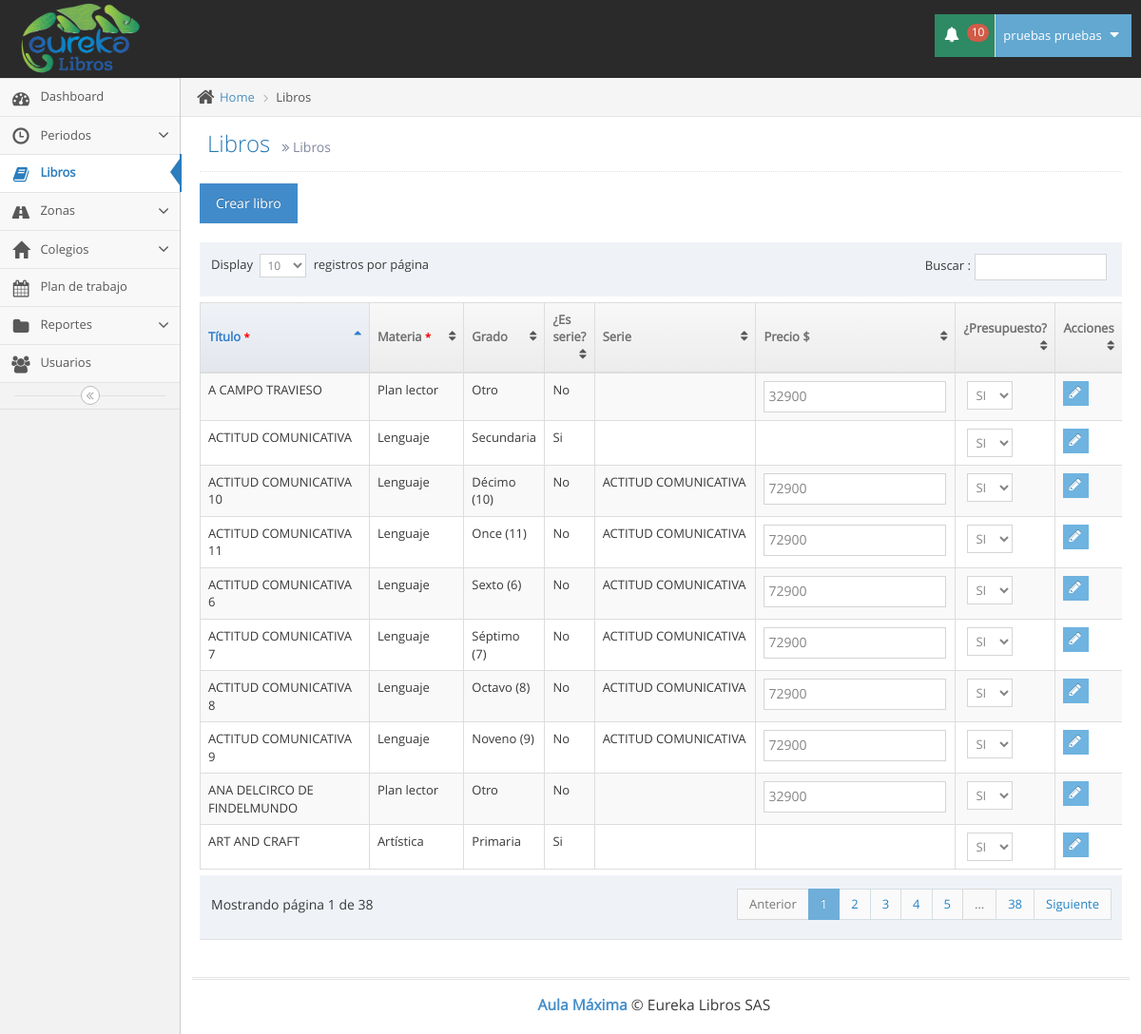
The app's page /libros.php (signed in) with its own data.
### tables this page shows
CREATE TABLE `usuarios` (
  `id` int(11) NOT NULL,
  `tipo` int(11) NOT NULL,
  `id_pais` int(11) NOT NULL,
  `cedula` varchar(12) NOT NULL,
  `nombres` varchar(100) NOT NULL,
  `apellidos` varchar(100) NOT NULL,
  `telefono` varchar(12) NOT NULL,
  `direccion` varchar(100) NOT NULL,
  `correo` varchar(100) NOT NULL,
  `clave` varchar(100) NOT NULL,
  `cod_zona` varchar(10) NOT NULL
);

CREATE TABLE `libros` (
  `id` int(11) NOT NULL,
  `id_materia` int(11) NOT NULL,
  `id_grado` int(11) NOT NULL,
  `libro` varchar(200) NOT NULL,
  `precio` decimal(10,0) NOT NULL,
  `pri_sec` int(11) NOT NULL,
  `presupuesto` int(1) NOT NULL,
  `columna` int(11) NOT NULL
);

CREATE TABLE `materias` (
  `id` int(11) NOT NULL,
  `materia` varchar(100) NOT NULL
);

CREATE TABLE `grados` (
  `id` int(11) NOT NULL,
  `grado` varchar(20) NOT NULL
);

### libros.php (the view, shortened to what this page needs)
<!DOCTYPE html>
<html lang="es">
	<head>
		<link rel="stylesheet" href="assets/css/bootstrap.min.css" />
		<link rel="stylesheet" href="assets/font-awesome/4.5.0/css/font-awesome.min.css" />
		<link rel="stylesheet" href="assets/css/jquery-ui.min.css" />
		<link rel="stylesheet" href="assets/css/bootstrap-datepicker3.min.css" />
		<link href="assets/js/dataTables/dataTables.bootstrap.css" rel="stylesheet" />
		<link rel="stylesheet" href="assets/css/ace.min.css" class="ace-main-stylesheet" id="main-ace-style" />
		<link rel="stylesheet" href="assets/css/ace-skins.min.css" />
		<link rel="stylesheet" href="assets/css/ace-rtl.min.css" />
	</head>
	<body class="no-skin">
		<?php include("template/nav.php"); ?>
		<div class="main-container ace-save-state" id="main-container">
			<?php include("template/sidebar.php"); ?>
			<div class="main-content">
				<div class="main-content-inner">
					<div class="breadcrumbs ace-save-state" id="breadcrumbs">
						<ul class="breadcrumb">
							<li>
								<i class="ace-icon fa fa-home home-icon"></i>
								<a href="#">Home</a>
							</li>
							<li class="active">Libros</li>
						</ul>
					</div>
					<div class="page-content">
						<div class="page-header">
							<h1>
								Libros
								<small>
									<i class="ace-icon fa fa-angle-double-right"></i>
									Libros
								</small>
							</h1>
						</div>
						<div class="row">
							<div class="col-xs-12">
							<button class="btn btn-primary" data-toggle="modal" data-target="#ModalAdd">Crear libro</button><br><br>
							<?php
                                include("conexion/bdd.php");
                                $sql = "SELECT l.id,l.libro, l.id_grado, l.pri_sec, l.precio, l.pri_sec, l.presupuesto, m.materia, g.grado FROM libros l JOIN materias m ON l.id_materia=m.id JOIN grados g ON l.id_grado=g.id";
								$req = $bdd->prepare($sql);
								$req->execute();
								$libros = $req->fetchAll();
                            ?>
                            <div class="table-responsive">
                                <table class="table table-striped table-bordered table-hover" id="dataTables-example">
                                    <thead>
                                        <tr>
                                            <th>Título <small style="color: red;">*</small></th>
                                            <th>Materia <small style="color: red;">*</small></th>
                                            <th>Grado</th>
                                            <th>¿Es serie?</th>
                                            <th>Serie</th>
                                            <th>Precio $</th>
                                            <th>¿Presupuesto?</th>
                                            <th>Acciones</th>
                                        </tr>
                                    </thead>
                                    <tbody>
                                        <?php
                                        	foreach($libros as $libro) {
                                            	   $sql_serie = "SELECT libro FROM libros WHERE id='".$libro["pri_sec"]."'";
													$req_serie = $bdd->prepare($sql_serie);
													$req_serie->execute();
													$serie = $req_serie->fetch();
                                                echo'<tr class="odd gradeX">';
                                                echo '<form action="php/modificar_libro.php" method="POST">';
                                                echo'<td class="">'.$libro["libro"].'</td>';
                                                echo'<td class="">'.$libro["materia"].'</td>';
                                                echo'<td class="">'.$libro["grado"].'</td>';
                                                if ($libro["id_grado"] == 15 || $libro["id_grado"] == 16) {
                                                	echo'<td class="">Si</td>';
                                                } else {
                                                	echo'<td class="">No</td>';
                                                }
                                                echo'<td class="">'.$serie["libro"].'</td>';
                                                 if ($libro["id_grado"] == 15 || $libro["id_grado"] == 16) {
                                                 	echo'<td class=""></td>';
                                                 }else {
                                                 	echo'<td class=""><input type="number" name="precio" value="'.$libro["precio"].'" size="5" required></td>';
                                                 }
                                                 if ($libro["presupuesto"]==1) {
                                                 	echo'<td class=""> <select name="presupuesto" id="" required>
														<option value="1" selected>SI</option>
														<option value="0">No</option>
                                                 	</select></td>';
                                                 }else {
                                                 	echo'<td class=""> <select name="presupuesto" id="" required>
														<option value="1">SI</option>
														<option value="0" selected>No</option>
                                                 	</select></td>';
                                                 }
                                                echo '<td>
														<div class="hidden-sm hidden-xs btn-group">
															<button class="btn btn-xs btn-info">
																<i class="ace-icon fa fa-pencil bigger-120"></i>
															</button>
														</div>
														<div class="hidden-md hidden-lg">
															<div class="inline pos-rel">
																<a class="btn btn-minier btn-primary dropdown-toggle" data-toggle="dropdown" data-position="auto">
																	<i class="ace-icon fa fa-cog icon-only bigger-110"></i>
																</a>
																<ul class="dropdown-menu dropdown-only-icon dropdown-yellow dropdown-menu-right dropdown-caret dropdown-close">
																	<li>
																		<button class="tooltip-success" data-rel="tooltip" title="Edit">
																			<span class="green">
																				<i class="ace-icon fa fa-pencil-square-o bigger-120"></i>
																			</span>
																		</button>
																		<input type="hidden" name="id_usuario" value="">
																	</li></form>
																</ul>
															</div>
														</div>
													</td>
													</form>';
                                            }
                                         ?>
                                        </tr>
			<div class="footer">
				<div class="footer-inner">
					<div class="footer-content">
						<span class="bigger-120">
							<span class="blue bolder">Aula Máxima</span>
							 &copy; Eureka Libros SAS
						</span>
					</div>
				</div>
			</div>
	</body>
</html>

### template/nav.php (shortened to what this page needs)
<div id="navbar" class="navbar navbar-default          ace-save-state">
			<div class="navbar-container ace-save-state" id="navbar-container">
				<div class="navbar-header pull-left">
					<a href="index.php" class="navbar-brand">
						<small>
							<img src="assets/images/logo_eureka.png" alt="" class="" height="80px" width="125px">
						</small>
					</a>
				</div>
				<div class="navbar-buttons navbar-header pull-right" role="navigation">
					<ul class="nav ace-nav">
						<?php
							include("conexion/bdd.php");
							if ($_SESSION["tipo"]==1) {
								$sql_n = "SELECT n.id FROM notificaciones n JOIN tipos_notifi t ON t.id=n.id_tipo_notifi JOIN colegios c ON c.id=n.id_colegio WHERE t.id='1' AND n.visible='1'";
							}
							$req_n = $bdd->prepare($sql_n);
							$req_n->execute();
							$num= $req_n->rowCount();
						?>
						<li class="green dropdown-modal">
							<a data-toggle="dropdown" class="dropdown-toggle" href="#">
								<?php if ($num > 0) { ?>
								<i class="ace-icon fa fa-bell icon-animated-bell"></i>
								<?php }else{ ?>
								<i class="ace-icon fa fa-bell"></i>
								<?php } ?>
								<?php if ($num > 0) { ?>
								<span class="badge badge-important"><?php echo $num; ?></span>
								<?php }?>
							</a>
						</li>
						<li class="light-blue dropdown-modal">
							<a data-toggle="dropdown" href="#" class="dropdown-toggle">
								<?php
									require_once('conexion/bdd.php');
									$sql = "SELECT nombres,apellidos FROM usuarios WHERE id='".$_SESSION['id']."'";
									$req = $bdd->prepare($sql);
									$req->execute();
									$usuario = $req->fetch();
									$nombre_completo=$usuario["nombres"]." ".$usuario["apellidos"];
								?>
									<?php echo $nombre_completo; ?>
								<i class="ace-icon fa fa-caret-down"></i>
							</a>
						</li>
					</ul>
				</div>
			</div>
		</div>

### records on screen
usuarios: nombre_completo "pruebas pruebas"
libros: libro "ACTITUD COMUNICATIVA 6", id_materia.materia "Lenguaje", id_grado.grado "Sexto (6)", shows "No", libros.libro "ACTITUD COMUNICATIVA", precio "72900"
libros: libro "ACTITUD COMUNICATIVA 7", id_materia.materia "Lenguaje", id_grado.grado "Séptimo (7)", shows "No", libros.libro "ACTITUD COMUNICATIVA", precio "72900"
libros: libro "ACTITUD COMUNICATIVA 8", id_materia.materia "Lenguaje", id_grado.grado "Octavo (8)", shows "No", libros.libro "ACTITUD COMUNICATIVA", precio "72900"
libros: libro "ACTITUD COMUNICATIVA 9", id_materia.materia "Lenguaje", id_grado.grado "Noveno (9)", libros.libro "ACTITUD COMUNICATIVA", precio "72900"
libros: libro "ACTITUD COMUNICATIVA 10", id_materia.materia "Lenguaje", id_grado.grado "Décimo (10)", shows "No", libros.libro "ACTITUD COMUNICATIVA", precio "72900"
libros: libro "ACTITUD COMUNICATIVA 11", id_materia.materia "Lenguaje", id_grado.grado "Once (11)", shows "No", libros.libro "ACTITUD COMUNICATIVA", precio "72900"
libros: libro "ACTITUD COMUNICATIVA", id_materia.materia "Lenguaje", id_grado.grado "Secundaria", shows "Si"
libros: libro "A CAMPO TRAVIESO", id_materia.materia "Plan lector", id_grado.grado "Otro", shows "No", precio "32900"
libros: libro "ANA DELCIRCO DE FINDELMUNDO", id_materia.materia "Plan lector", id_grado.grado "Otro", shows "No", precio "32900"
libros: libro "ART AND CRAFT", id_materia.materia "Artística", id_grado.grado "Primaria", shows "Si"

### other values on screen
$num "10"
